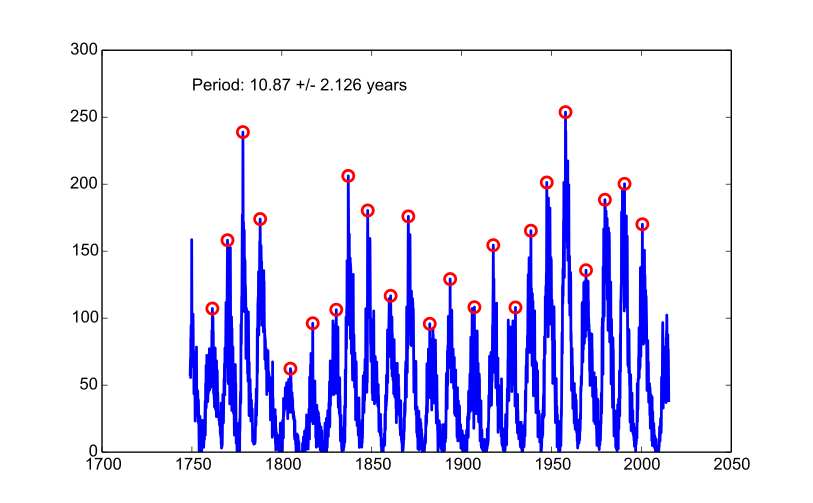

Write the Python code that produced this figure.
import pylab as py
import peak_detect

c,t,y = py.loadtxt('monthssn.dat', unpack=1)

peakIdx = peak_detect.getPeaks(t,y)
mu = py.mean(py.diff(t[peakIdx]))
s = py.std(py.diff(t[peakIdx]))


py.figure()
py.plot(t,y)
py.plot(t[peakIdx], y[peakIdx], 'or', markersize=8, markerfacecolor='None', markeredgecolor='r',markeredgewidth=2)
py.text(1750,270, 'Period: %.4g +/- %.4g years' % ( mu, s) )
